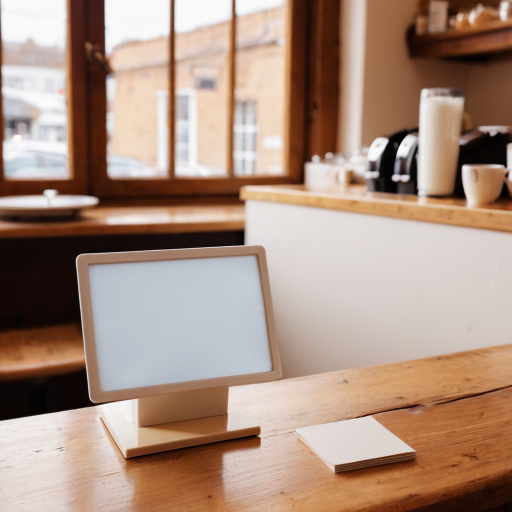
#> input picture art/steps/connect/r1_106.png, 1024 x 1024 px (shown at 1/2 size)
$ python compose.py
#> lines starting #> are read from the running program, lines starting #| are printed output that depends on the picture
#!/usr/bin/env python3
"""Composite the real assets onto the rendered counter scene: the WordPress plugins page replica onto the POS screen, the QR card onto the blank
card. Corners were read off labelled zoom crops. Everything is warped at 2x and downsampled at the end so the overlays stay crisp.
Run with the WebUI venv python (numpy)."""
import numpy as np, pathlib, json
from PIL import Image
D = pathlib.Path(__file__).parent
SS = 2
scene = Image.open(D/"r1_106.png").convert("RGB"); W,H = scene.size
#> further down, scene is the input picture: PIL image 1024x1024 RGB; mean R, G, B 169.9, 143.7, 128.3
#> after `W, H = scene.size`: W = 1024; H = 1024
big = scene.resize((W*SS,H*SS), Image.LANCZOS)
SCREEN = [(177,526),(524,500),(538,757),(205,788)]   # inner glass, read off _zoom_screen.png
CARD = [(591,853),(750,835),(828,902),(670,932)]     # top face of the card stack, read off _zoom_card.png
def coeffs(src, dst):
    A = []
    for (x,y),(u,v) in zip(dst, src): A += [[x,y,1,0,0,0,-u*x,-u*y],[0,0,0,x,y,1,-v*x,-v*y]]
    return np.linalg.solve(np.array(A, np.float64), np.array(src, np.float64).reshape(8)).tolist()
def place(overlay, corners, inset=0):
    """Warp overlay into the quad (TL,TR,BR,BL in scene px, shrunk by inset px) on the 2x canvas; returns an RGBA layer."""
    cx = sum(p[0] for p in corners)/4; cy = sum(p[1] for p in corners)/4
    c = [((x+(cx-x)*inset/abs(cx-x) if x!=cx else x)*SS, (y+(cy-y)*inset/abs(cy-y) if y!=cy else y)*SS) for x,y in corners]
    w,h = overlay.size; ov = overlay.convert("RGBA"); ov.putalpha(255)
    return ov.transform((W*SS,H*SS), Image.PERSPECTIVE, coeffs([(0,0),(w,0),(w,h),(0,h)], c), Image.BICUBIC)
out = np.asarray(big, np.float32)
lum = np.asarray(big.convert("L"), np.float32)/255
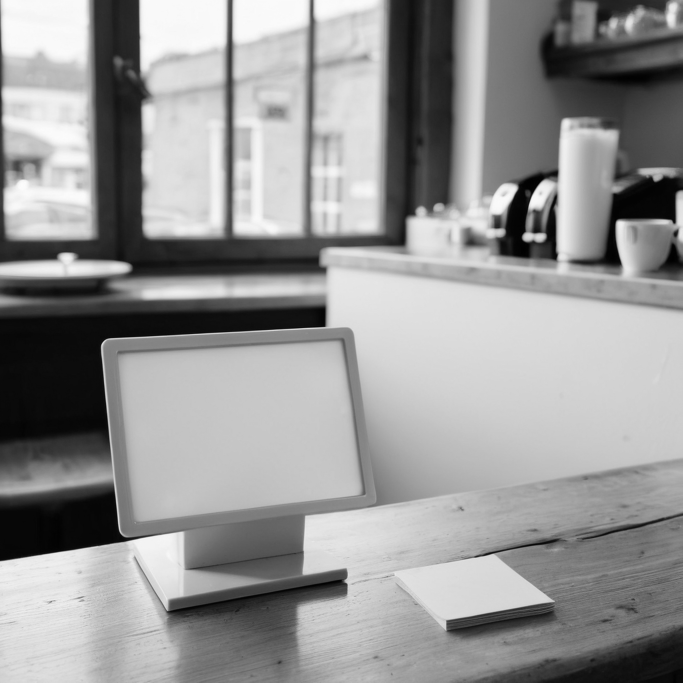
#> lum: shape (2048, 2048) float32 (shown at 1/3 size); min 0, max 0.988, mean 0.587
# screen: the page fills the glass edge to edge; a touch of the panel's own light lifts the blacks like a real backlit display
#> (the run stopped early here; a loop or call above may not have finished)

$ run again, with art/steps/connect/r1_103.png copied over art/steps/connect/r1_106.png
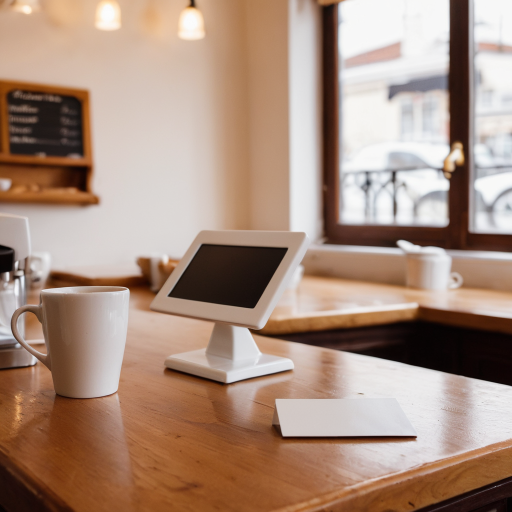
#> input picture art/steps/connect/r1_103.png, 1024 x 1024 px (shown at 1/2 size)
#> scene is the input picture: PIL image 1024x1024 RGB; mean R, G, B 168.8, 142.4, 126.6
#> `lum = np.asarray(big.convert("L"), np.float32)/255`:
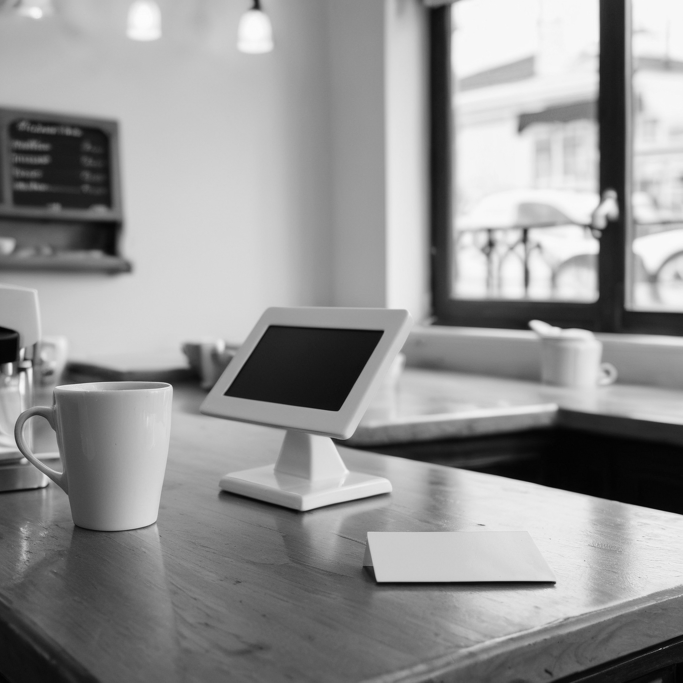
#> lum: shape (2048, 2048) float32 (shown at 1/3 size); min 0.00392, max 0.992, mean 0.582

$ run again, with art/steps/connect/r1_105.png copied over art/steps/connect/r1_106.png
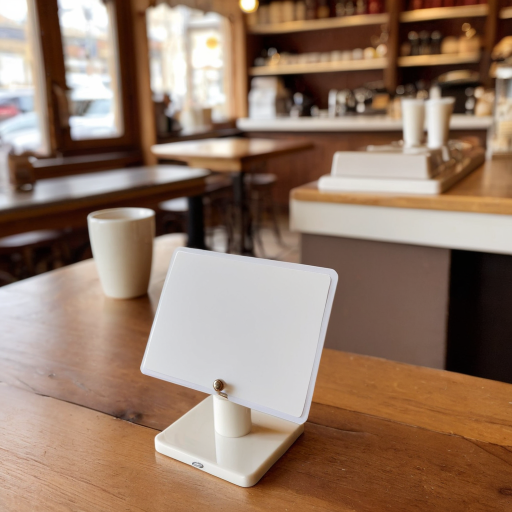
#> input picture art/steps/connect/r1_105.png, 1024 x 1024 px (shown at 1/2 size)
#> scene is the input picture: PIL image 1024x1024 RGB; mean R, G, B 148.4, 122, 104
#> `lum = np.asarray(big.convert("L"), np.float32)/255`:
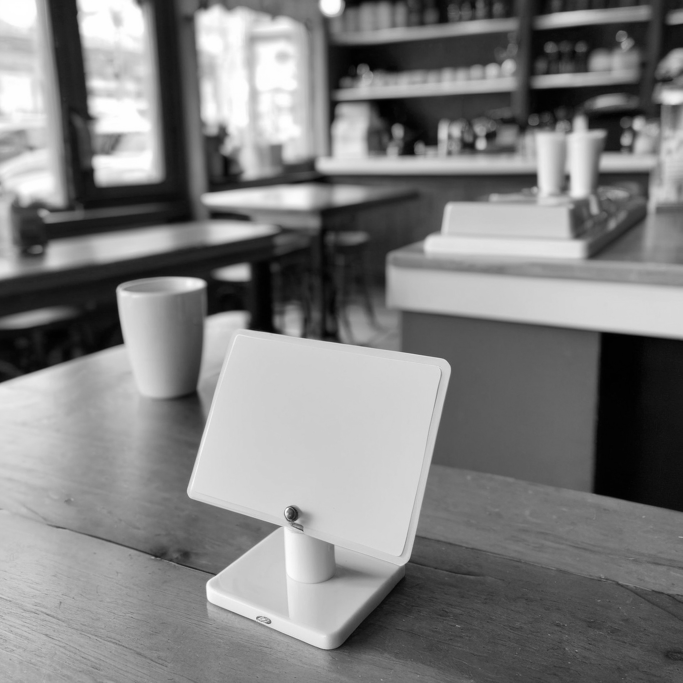
#> lum: shape (2048, 2048) float32 (shown at 1/3 size); min 0, max 1, mean 0.501
